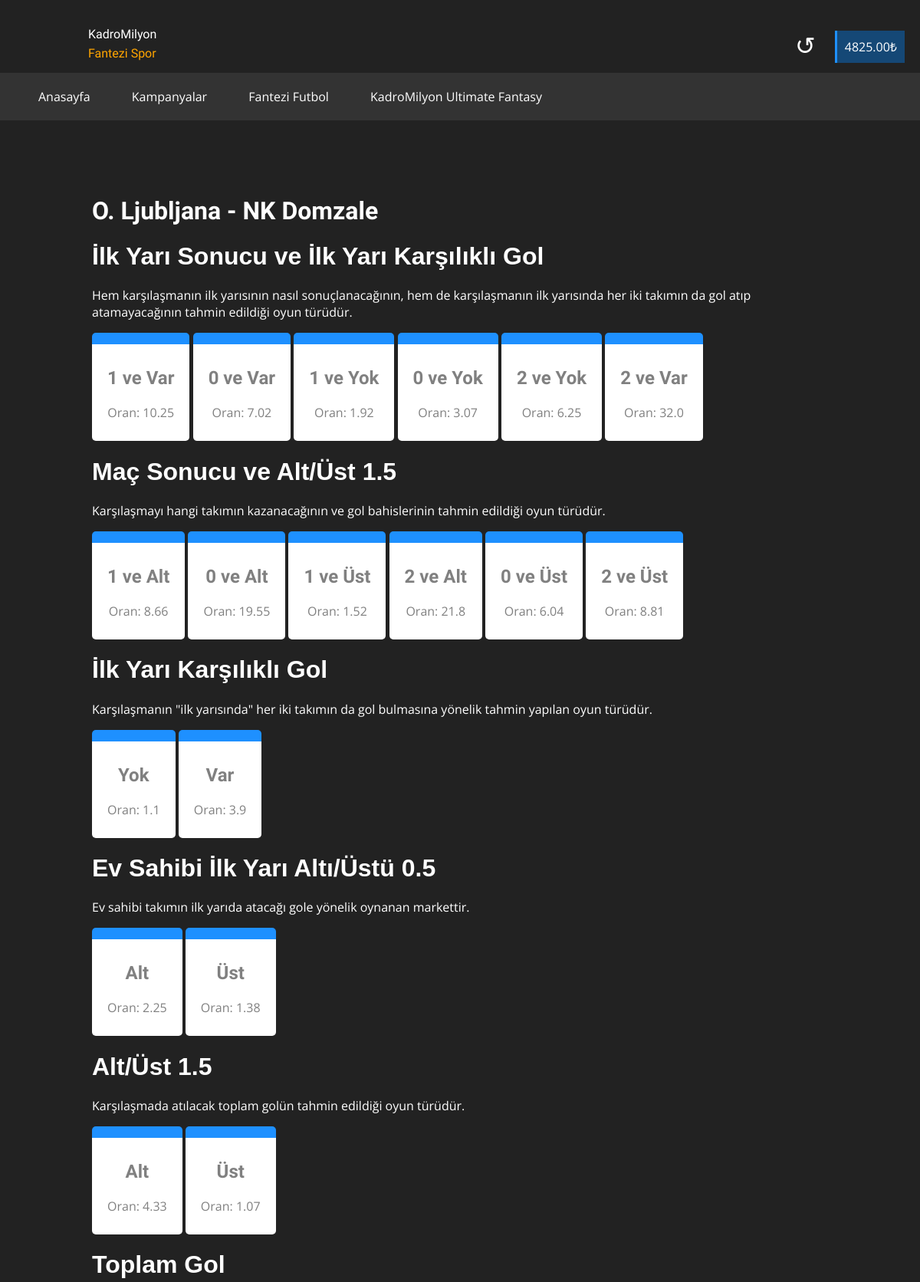
The app's page /bahis/mac/6 (signed in, upper part) with its own data.
### app.py (models this page shows, shortened)
class User(db.Model, UserMixin):
    id = db.Column(db.Integer, primary_key=True)
    username = db.Column(db.String)
    email = db.Column(db.String, unique=True)
    password = db.Column(db.String)
    is_admin = db.Column(db.Boolean, default=False)
    balance = db.Column(db.Float, default=0)
    referred_by = db.Column(db.String)

class OpenBet(db.Model):
    id = db.Column(db.Integer, primary_key=True)
    api_match_id = db.Column(db.String)
    bet_ending_datetime = db.Column(db.DateTime)
    league_icon_url = db.Column(db.String)
    match_league = db.Column(db.String)
    team_1 = db.Column(db.String)
    team_2 = db.Column(db.String)
    @property
    def bet_options(self):
        return BetOption.query.filter_by(open_bet_fk=self.id).all()

class BetOption(db.Model):
    id = db.Column(db.Integer, primary_key=True)
    game_name = db.Column(db.String)
    game_details = db.Column(db.String)
    open_bet_fk = db.Column(db.Integer)
    match_name_row = db.Column(db.String)
    @property
    def bet_odds(self):
        return BetOdd.query.filter_by(bet_option_fk=self.id).all()

class BetOdd(db.Model):
    id = db.Column(db.Integer, primary_key=True)
    game_id = db.Column(db.String)
    odd = db.Column(db.Float)
    value = db.Column(db.String)
    bet_option_fk = db.Column(db.Integer)
    status = db.Column(db.String, default="Sonuçlanmadı")
    @property
    def user_selected(self):
        current_coupon = BetCoupon.query.filter_by(user_fk=current_user.id).filter_by(status="Oluşturuluyor").first()
        if not current_coupon:
            return False
        selected_odds = [i.bet_odd_fk for i in BetSelectedOption.query.filter_by(bet_coupon_fk=current_coupon.id)]
        return self.id in selected_odds

### app.py (the view)
@app.route("/bahis/mac/<bahis_id>")
def bahis_mac(bahis_id):
    open_bet = OpenBet.query.get(bahis_id)
    return flask.render_template("bahis/bahis_detay.html", open_bet=open_bet)

### app.py (called while the page is built)
@login_manager.user_loader
def user_loader(user_id):
    user = User.query.get(user_id)
    return user

### templates/bahis/bahis_detay.html (shortened to what this page needs)
<!doctype html>
<html lang="en">
<head>
</head>
<body style="background-color: #222; padding: 0; margin: 0; font-family: 'Open Sans', sans-serif">
    <div style="width: 100%; box-sizing: border-box; height: 220px; ">
        <img src="/static/kadromilyon.png" alt="" style="width: 75px; padding: 20px; float: left">
        <div style="float: left;" id="hid-mob">
            <p style="color: white; font-size: 1rem; margin-top: 35px; font-family: 'Protest Guerrilla', sans-serif">
                KadroMilyon
            </p>
            <p style="color: orange; font-size: 1rem; margin-top: -10px; font-family: 'Protest Guerrilla', sans-serif">
                Fantezi Spor
            </p>
        </div>
        <div style="float: right; margin-top: 50px;">
            {% if current_user.is_authenticated %}
                <div style="background-color: rgba(0,134,255,0.38); border-left: dodgerblue 3px solid; color: white; padding: 10px; box-sizing: border-box; margin-right: 20px; margin-top: -10px; float: right">
                    <span id="balance">{{'%0.2f'| format(current_user.balance|float)}}</span>₺
                </div>
                <span onclick="refreshBalance()" style="margin-right: 25px; font-size: 2rem; float: right; color: white; margin-top: -13px">&#x21ba;</span>
            {% else %}
                <a href="/login" style="color: white; text-decoration: none; margin-right: 25px;">Giriş Yap</a>
                <a href="/signup" style="color: dodgerblue; text-decoration: none; margin-right: 25px;">Üye Ol</a>
            {% endif %}
        </div>
        <div style="padding: 20px 50px; overflow-x: auto; float: left; white-space: nowrap; width: 100vw; background-color: #333; box-sizing: border-box">
            <span style="display: inline-block; color: white" onclick="document.location = '/'">
                Anasayfa
            </span>
            <span style="display: inline-block; margin-left: 50px; color: white" onclick="document.location = '/bonuses'">
                Kampanyalar
            </span>
            <span style="display: inline-block; margin-left: 50px; color: white" onclick="document.location = '/fantasy'">
                Fantezi Futbol
            </span>
            <span style="display: inline-block; margin-left: 50px; color: white" onclick="document.location = '/ultimate_fantasy'">
                KadroMilyon Ultimate Fantasy
            </span>
        </div>
    </div>
  <center>
    <div style="width: 80%; padding: 15px; text-align: left; color: white;">
      <h1 style="font-family: 'Protest Guerrilla', sans-serif">{{ open_bet.team_1 }} - {{ open_bet.team_2 }}</h1>
      {% for i in open_bet.bet_options %}
        <h1 style="font-family: 'Protest Guerrila', sans-serif">
          {{ i.game_name }}
        </h1>
        <p>
          {{ i.game_details }}
        </p>
        <div style="white-space: nowrap; overflow-x: auto;">
            {% for c in i.bet_odds %}
                {% if c.user_selected %}
                    <center style="border-radius: 5px; border-top: dodgerblue 15px solid; color: white; padding: 10px 20px; background-color: #ff4c59; width: fit-content; box-sizing: border-box; display: inline-block" class="bet-odd" onclick="document.location = '/remove_bet/{{c.id}}'">
                        <h2 style="font-family: 'Protest Guerrilla', sans-serif">{{ c.value }}</h2>
                        <p style="color: white">Oran: {{ c.odd }}</p>
                    </center>
                {% else %}
                    <center style="border-radius: 5px; border-top: dodgerblue 15px solid; color: gray; padding: 10px 20px; width: fit-content; box-sizing: border-box; display: inline-block" class="bet-odd" onclick="document.location = '/take_bet/{{c.id}}'">
                        <h2 style="font-family: 'Protest Guerrilla', sans-serif">{{ c.value }}</h2>
                        <p style="color: gray">Oran: {{ c.odd }}</p>
                    </center>
                {% endif %}
            {% endfor %}
        </div>
      {% endfor %}
    </div>
  </center>
</body>
</html>

### templates/bahis/bahis_detay.html (style rules this page uses)
.bet-odd { background-color: white; }

### records on screen
User: balance "4825.00"
OpenBet: team_1 "O. Ljubljana", team_2 "NK Domzale"
BetOption: game_name "İlk Yarı Sonucu ve İlk Yarı Karşılıklı Gol", game_details "Hem karşılaşmanın ilk yarısının nasıl sonuçlanacağının, hem de karşılaşmanın ilk yarısında her iki takımın da gol atıp atamayacağının tahmin edildiği oyun türüdür."
BetOdd: value "1 ve Var", odd "10.25"
BetOdd: value "0 ve Var", odd "7.02"
BetOdd: value "1 ve Yok", odd "1.92"
BetOdd: value "0 ve Yok", odd "3.07"
BetOdd: value "2 ve Yok", odd "6.25"
BetOdd: value "2 ve Var", odd "32.0"
BetOption: game_name "Maç Sonucu ve Alt/Üst 1.5", game_details "Karşılaşmayı hangi takımın kazanacağının ve gol bahislerinin tahmin edildiği oyun türüdür."
BetOdd: value "1 ve Alt", odd "8.66"
BetOdd: value "0 ve Alt", odd "19.55"
BetOdd: value "1 ve Üst", odd "1.52"
BetOdd: value "2 ve Alt", odd "21.8"
BetOdd: value "0 ve Üst", odd "6.04"
BetOdd: value "2 ve Üst", odd "8.81"
BetOption: game_name "İlk Yarı Karşılıklı Gol", game_details "Karşılaşmanın \"ilk yarısında\" her iki takımın da gol bulmasına yönelik tahmin yapılan oyun türüdür."
BetOdd: value "Yok", odd "1.1"
BetOdd: value "Var", odd "3.9"
BetOption: game_name "Ev Sahibi İlk Yarı Altı/Üstü 0.5", game_details "Ev sahibi takımın ilk yarıda atacağı gole yönelik oynanan markettir."
BetOdd: value "Alt", odd "2.25"
BetOdd: value "Üst", odd "1.38"
BetOption: game_name "Alt/Üst 1.5", game_details "Karşılaşmada atılacak toplam golün tahmin edildiği oyun türüdür."
BetOdd: value "Alt", odd "4.33"
BetOdd: value "Üst", odd "1.07"
BetOption: game_name "Toplam Gol"
